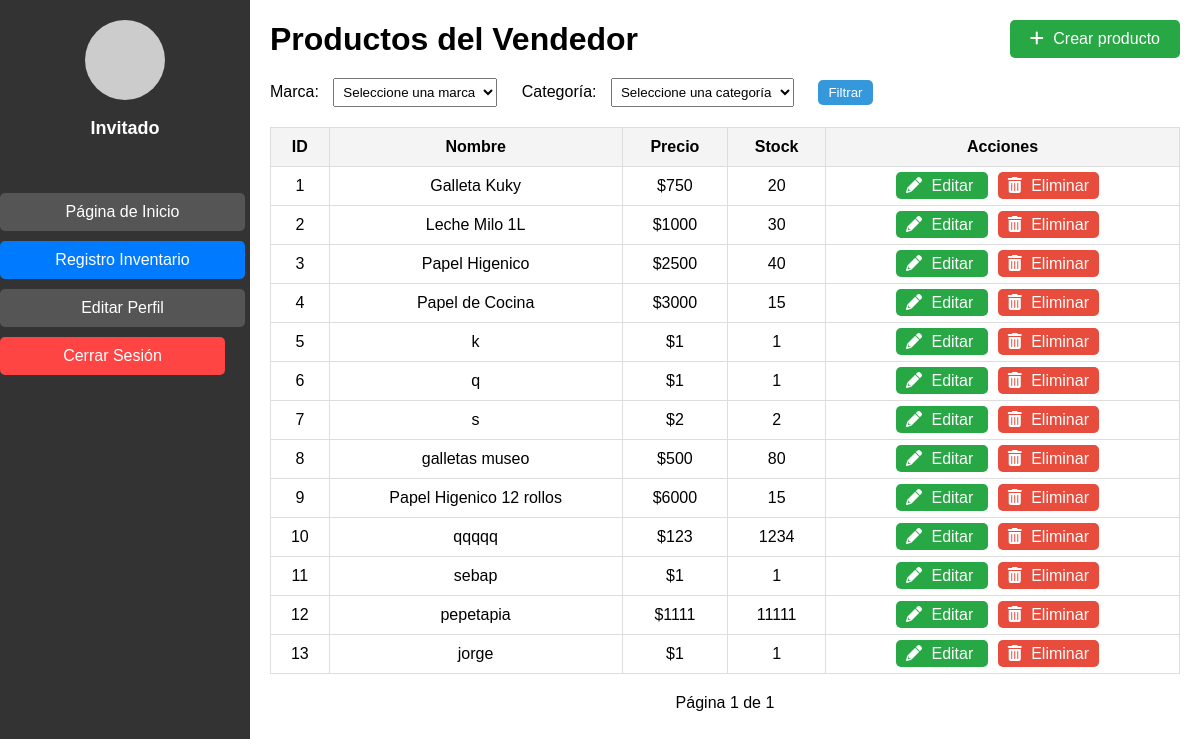
The page /vendedor/ on the database as committed earlier.
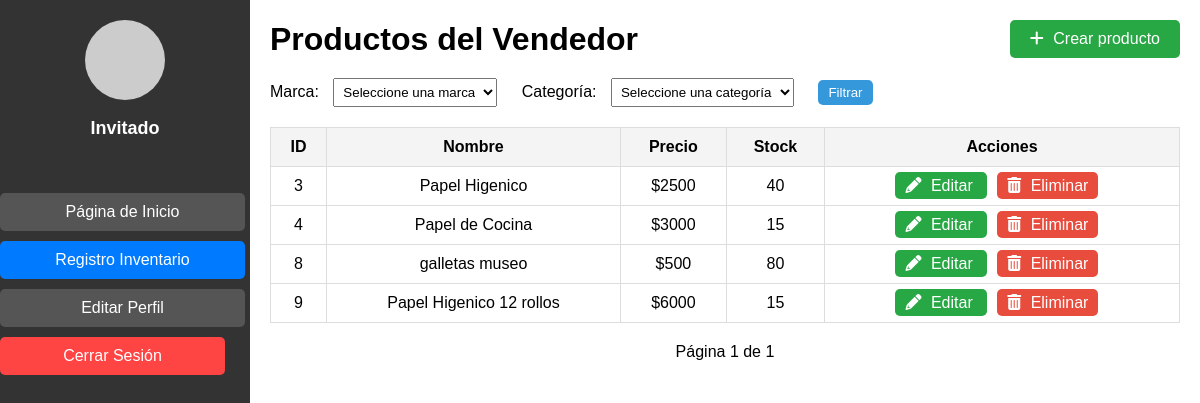
The same page on the database as committed later.
### pagina/models.py (models this page shows, shortened)
class Producto(models.Model):
    nombre = models.CharField(max_length=50)
    precio = models.IntegerField()
    stock = models.IntegerField()
    fechaingreso = models.DateField(default=timezone.now)
    marca = models.ForeignKey('Marca', on_delete=models.PROTECT)
    descripcion = models.TextField(default="Sin descripción")

### pagina/views.py (the view)
# urls.py: path('vendedor/', vendedor, name='vendedor'),
def vendedor(request):
    productos = Producto.objects.all()
    marca_id = request.GET.get('marca')
    if marca_id:
        productos = productos.filter(marca_id=marca_id)
    categoria_id = request.GET.get('categoria')
    if categoria_id:
        productos = productos.filter(categoria_id=categoria_id)
    paginator = Paginator(productos, 15)  # 15 productos por página
    page_number = request.GET.get('page')
    page_obj = paginator.get_page(page_number)
    marcas = Marca.objects.all()
    categorias = Categoria.objects.all()
    return render(request, 'vendedor.html', {
        'page_obj': page_obj,
        'marcas': marcas,
        'categorias': categorias
    })

### pagina/templates/vendedor.html (shortened to what this page needs)
<!DOCTYPE html>
<html lang="es">
<head>
    {% load static %}
    <link rel="stylesheet" href="{% static 'css/vendedor.css' %}">
    <link rel="stylesheet" href="https://cdnjs.cloudflare.com/ajax/libs/font-awesome/6.0.0-beta3/css/all.min.css">
    <link rel="stylesheet" href="{% static 'css/lateral.css' %}">
</head>
<body>
    <div class="sidebar">
        <div class="perfil">
            <div class="perfil-imagen"></div>
            <p>
                {% if user.is_authenticated %}
                    {{ user.username }}
                {% else %}
                    Invitado
                {% endif %}
            </p>
        </div>
        <ul>
            <li><a href="{% url 'adminpage' %}">Página de Inicio</a></li>
            <li><a href="{% url 'vendedor' %}" class="active">Registro Inventario</a></li>
            <li><a href="{% url 'modificarperfil' %}" class="btn btn-primary w-100">Editar Perfil</a></li>
            <li>
                <form action="{% url 'logout' %}" method="post">
                    <button type="submit" class="btn btn-danger w-100">Cerrar Sesión</button>
                </form>
            </li>
        </ul>
    </div>
    <div class="main-content">
        <div class="header">
            <h1>Productos del Vendedor</h1>
            <a href="{% url 'crearproducto' %}" class="btn-create">
                <i class="fas fa-plus"></i> Crear producto
            </a>
        </div>
        <div class="filters">
            <form method="GET">
                <label for="marca">Marca:</label>
                <select name="marca" id="marca">
                    <option value="">Seleccione una marca</option>
                </select>
                <label for="categoria">Categoría:</label>
                <select name="categoria" id="categoria">
                    <option value="">Seleccione una categoría</option>
                </select>
                <button type="submit" class="btn-filter">Filtrar</button>
            </form>
        </div>
        <table class="product-table">
            <thead>
                <tr>
                    <th>ID</th>
                    <th>Nombre</th>
                    <th>Precio</th>
                    <th>Stock</th>
                    <th>Acciones</th>
                </tr>
            </thead>
            <tbody id="product-table-body">
                {% for producto in page_obj %}
                    <tr>
                        <td>{{ producto.id }}</td>
                        <td>{{ producto.nombre }}</td>
                        <td>${{ producto.precio }}</td>
                        <td>{{ producto.stock }}</td>
                        <td>
                            <a href="{% url 'editar_producto' producto.id %}" class="btn-edit">
                                <i class="fas fa-pencil-alt"></i> Editar
                            </a>
                            <a href="#" class="btn-edit btn-delete" data-id="{{ producto.id }}">
                                <i class="fas fa-trash-alt"></i> Eliminar
                            </a>
                        </td>
                    </tr>
                {% empty %}
                    <tr>
                        <td colspan="5">No hay productos disponibles.</td>
                    </tr>
                {% endfor %}
            </tbody>
        </table>
        <div class="pagination">
            <span class="page-link">
                Página {{ page_obj.number }} de {{ page_obj.paginator.num_pages }}
            </span>
        </div>
    </div>
</body>
</html>

### pagina/static/css/vendedor.css (style rules this page uses)
body { margin: 0; font-family: Arial, sans-serif; display: flex; }
.main-content { flex-grow: 1; padding: 20px; }
.header { display: flex; justify-content: space-between; align-items: center; margin-bottom: 20px; }
.header h1 { margin: 0; }
.btn-create { background-color: #28a745; color: white; padding: 10px 20px; text-decoration: none; border-radius: 5px; font-size: 16px; }
.btn-create i { margin-right: 5px; }
.filters { margin-bottom: 20px; }
.filters label { margin-right: 10px; }
.filters select { padding: 5px; margin-right: 20px; }
.filters .btn-filter { padding: 5px 10px; background-color: #3498db; color: white; border: none; border-radius: 5px; }
.product-table { width: 100%; border-collapse: collapse; margin-bottom: 20px; }
.product-table th, .product-table td { padding: 10px; text-align: center; border: 1px solid #ddd; }
.product-table th { background-color: #f4f4f4; }
.product-table td a { text-decoration: none; color: white; padding: 5px 10px; border-radius: 5px; }
.btn-edit { background-color: #28a745; margin-right: 10px; }
.btn-delete { background-color: #e74c3c; }
.btn-edit i, .btn-delete i { margin-right: 5px; }
.pagination { text-align: center; margin-top: 20px; }

### pagina/static/css/lateral.css (style rules this page uses)
.sidebar { width: 250px; height: 100vh; background-color: #333; display: flex; flex-direction: column; align-items: center; padding-top: 20px; }
.perfil { text-align: center; margin-bottom: 20px; }
.perfil-imagen { width: 80px; height: 80px; background-color: #ccc; border-radius: 50%; margin-bottom: 10px; }
.perfil p { color: #fff; font-size: 18px; font-weight: bold; }
.sidebar ul { list-style-type: none; padding: 0; width: 100%; }
.sidebar ul li { width: 100%; text-align: center; margin-bottom: 10px; }
.sidebar ul li a, .sidebar ul li button { display: block; width: 90%; padding: 10px; color: #fff; background-color: #555; border: none; border-radius: 5px; text-decoration: none; font-size: 16px; cursor: pointer; transition: background-color 0.3s ease; }
.sidebar ul li a.active { background-color: #007bff; }
.sidebar ul li button { background-color: #ff4444; }
.sidebar ul li a, .sidebar ul li button { box-shadow: none; outline: none; }

Rows that differ between the two databases and show on the page:
removed Producto: id "1", nombre "Galleta Kuky", precio "750", stock "20"
removed Producto: id "2", nombre "Leche Milo 1L", precio "1000", stock "30"
removed Producto: id "5", nombre "k", precio "1", stock "1"
removed Producto: id "6", nombre "q", precio "1", stock "1"
removed Producto: id "7", nombre "s", precio "2", stock "2"
removed Producto: id "10", nombre "qqqqq", precio "123", stock "1234"
removed Producto: id "11", nombre "sebap", precio "1", stock "1"
removed Producto: id "12", nombre "pepetapia", precio "1111", stock "11111"
removed Producto: id "13", nombre "jorge", precio "1", stock "1"
